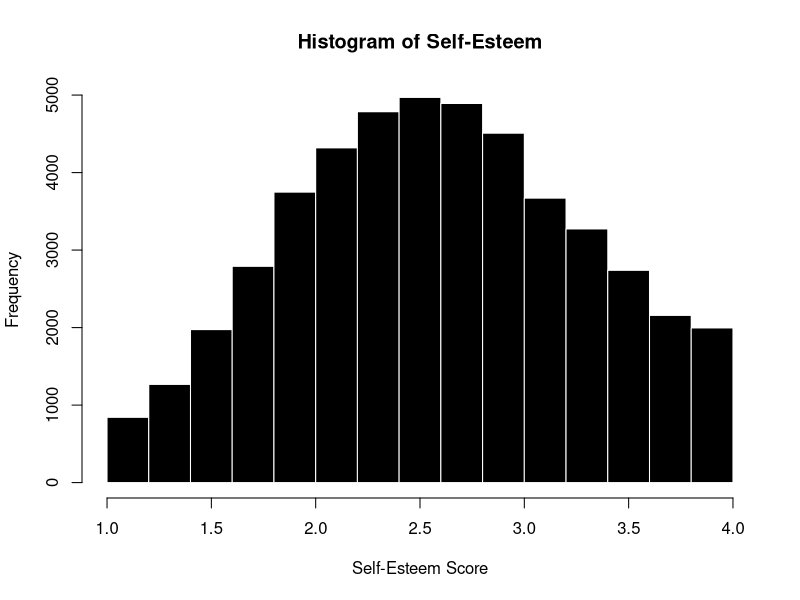

Write the R code that produced this figure.
## ---- chunk 1
#| include: false
d <- read.csv("../datasets/Self-Esteem Dataset/data.csv", stringsAsFactors = T, na.strings = "0", sep = "\t")
SELFES.df <- data.frame(d[,c(1:2,4,6,7)], 5-d[,c(3,5,8:10)])
d$SELFES <- rowMeans(SELFES.df, na.rm = T)
## ---- chunk 2
hist(d$SELFES, col = 'black', bor = 'white', 
     main = "Histogram of Self-Esteem", 
     xlab = "Self-Esteem Score", breaks = 15)
